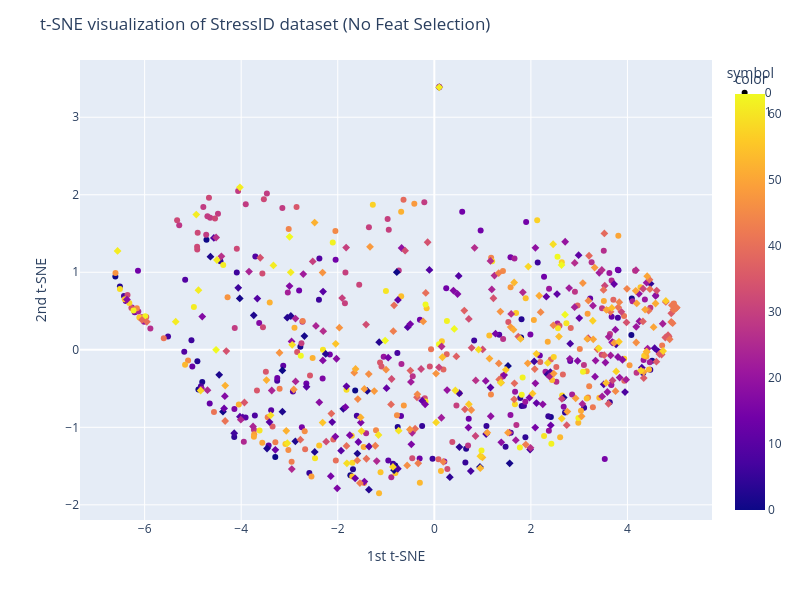

This figure's notebook cell:
### Code cell
# t-SNE in StressID
# Best N-comp=2, Perp=300 np.arange(15, 330, 15)
si_Ncomp = 2
si_Perp = 300
BY_CLASS = False
colors = si_bclass_labels if BY_CLASS else si_groups_list

si_tsne = TSNE(n_components=si_Ncomp, perplexity=si_Perp, random_state=RAN_STATE)
si_X_tsne = si_tsne.fit_transform(si_X)
display(si_tsne.kl_divergence_)

fig = px.scatter(x=si_X_tsne[:,0], y=si_X_tsne[:,1], color=colors, symbol=si_bclass_labels, width=800, height=600)
fig.update_layout(
    title="t-SNE visualization of StressID dataset (No Feat Selection)",
    xaxis_title="1st t-SNE",
    yaxis_title="2nd t-SNE",
)
fig.show()

### Figure 1 — Plotly figure (JSON) as saved in the notebook; plotly's stock layout.template omitted (floating-point values rounded to 4 significant figures; data arrays with more than 128 entries replaced by an {"elided": "..."} marker saying what was removed)
{"data": [{"hovertemplate": "symbol=0<br>x=%{x}<br>y=%{y}<br>color=%{marker.color}<extra></extra>", "legendgroup": "0", "marker": {"color": {"elided": "331 int values"}, "coloraxis": "coloraxis", "symbol": "circle"}, "mode": "markers", "name": "0", "orientation": "v", "showlegend": true, "type": "scatter", "x": {"elided": "331 float values"}, "xaxis": "x", "y": {"elided": "331 float values"}, "yaxis": "y"}, {"hovertemplate": "symbol=1<br>x=%{x}<br>y=%{y}<br>color=%{marker.color}<extra></extra>", "legendgroup": "1", "marker": {"color": {"elided": "368 int values"}, "coloraxis": "coloraxis", "symbol": "diamond"}, "mode": "markers", "name": "1", "orientation": "v", "showlegend": true, "type": "scatter", "x": {"elided": "368 float values"}, "xaxis": "x", "y": {"elided": "368 float values"}, "yaxis": "y"}], "layout": {"coloraxis": {"colorbar": {"title": {"text": "color"}}, "colorscale": [[0, "#0d0887"], [0.1111, "#46039f"], [0.2222, "#7201a8"], [0.3333, "#9c179e"], [0.4444, "#bd3786"], [0.5556, "#d8576b"], [0.6667, "#ed7953"], [0.7778, "#fb9f3a"], [0.8889, "#fdca26"], [1, "#f0f921"]]}, "height": 600, "legend": {"title": {"text": "symbol"}, "tracegroupgap": 0}, "margin": {"t": 60}, "title": {"text": "t-SNE visualization of StressID dataset (No Feat Selection)"}, "width": 800, "xaxis": {"anchor": "y", "domain": [0, 1], "title": {"text": "1st t-SNE"}}, "yaxis": {"anchor": "x", "domain": [0, 1], "title": {"text": "2nd t-SNE"}}}}
